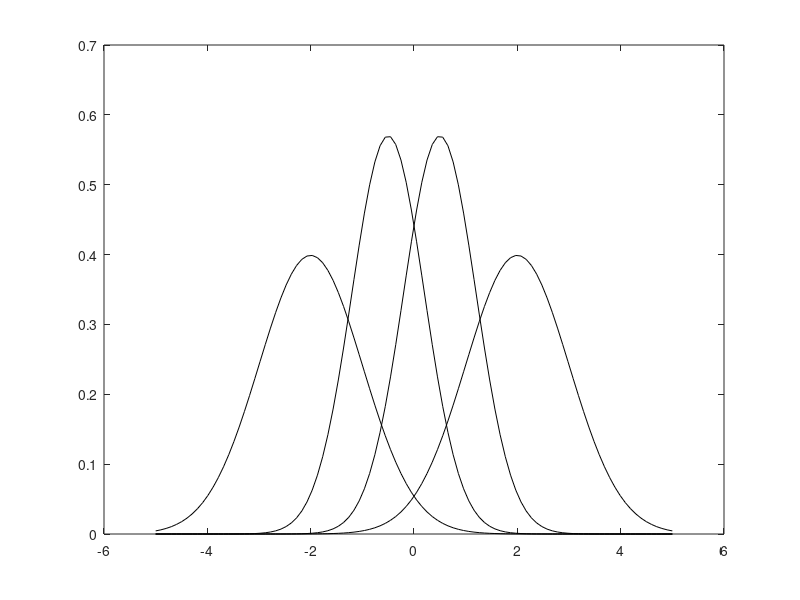

This figure's MATLAB source: (Note: this script raises an error after producing the figure.)
% didacticfigure_mirrorvariancezROClength
% plots a didactic figure of the three qualitative trends that arise from
% two-condition word recognitio memory studies


% plotting actual distributions
xx = linspace(-5,5,100);
strongM = 2;
strongSD = 1;
weakSD = 0.7;
weakM = 0.5;

SO = normpdf(xx,strongM,strongSD);
WO = normpdf(xx,weakM,weakSD);
WN = normpdf(xx,-weakM,weakSD);
SN = normpdf(xx,-strongM,strongSD);

plot(xx,[SO' WO' WN' SN'],'Color','k')
defaultplot


% plotting zROC length effect
criteria = linspace(-4,4,6);
zFA_SN = norminv(1-normcdf(criteria,-strongM,strongSD));
zFA_WN = norminv(1-normcdf(criteria,-weakM,weakSD));
zH_WO = norminv(1-normcdf(criteria,weakM,weakSD));
zH_SO = norminv(1-normcdf(criteria,strongM,strongSD));

figure;
plot(zFA_SN,zH_SO,'k-'); hold on;
plot(zFA_WN,zH_WO,'Color',0.3*ones(1,3))
defaultplot
